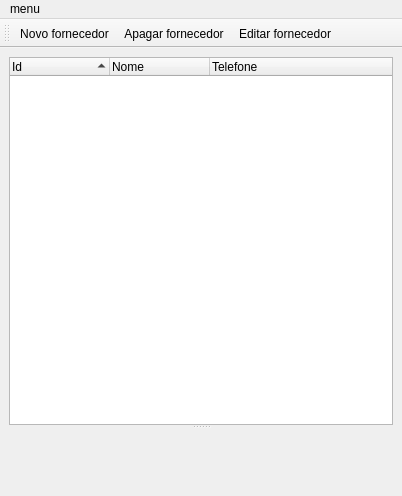
<?xml version="1.0" encoding="UTF-8"?>
<ui version="4.0">
 <class>MainWindow</class>
 <widget class="QMainWindow" name="MainWindow">
  <property name="geometry">
   <rect>
    <x>0</x>
    <y>0</y>
    <width>402</width>
    <height>496</height>
   </rect>
  </property>
  <property name="windowTitle">
   <string>PharmaCC</string>
  </property>
  <widget class="QWidget" name="centralwidget">
   <layout class="QVBoxLayout" name="verticalLayout">
    <item>
     <widget class="QSplitter" name="splitter">
      <property name="orientation">
       <enum>Qt::Vertical</enum>
      </property>
      <widget class="QTreeWidget" name="list">
       <property name="tabKeyNavigation">
        <bool>true</bool>
       </property>
       <property name="alternatingRowColors">
        <bool>true</bool>
       </property>
       <property name="itemsExpandable">
        <bool>false</bool>
       </property>
       <property name="sortingEnabled">
        <bool>true</bool>
       </property>
       <property name="expandsOnDoubleClick">
        <bool>false</bool>
       </property>
       <column>
        <property name="text">
         <string>Id</string>
        </property>
       </column>
       <column>
        <property name="text">
         <string>Nome</string>
        </property>
       </column>
       <column>
        <property name="text">
         <string>Telefone</string>
        </property>
       </column>
      </widget>
      <widget class="editor" name="editor" native="true"/>
     </widget>
    </item>
   </layout>
  </widget>
  <widget class="QMenuBar" name="menubar">
   <property name="geometry">
    <rect>
     <x>0</x>
     <y>0</y>
     <width>402</width>
     <height>25</height>
    </rect>
   </property>
   <widget class="QMenu" name="menuMenu">
    <property name="title">
     <string>menu</string>
    </property>
    <addaction name="actionNew_Provider"/>
    <addaction name="actionDelete_Provider"/>
    <addaction name="actionEdit_Provider"/>
   </widget>
   <addaction name="menuMenu"/>
  </widget>
  <widget class="QToolBar" name="toolBar">
   <property name="windowTitle">
    <string>toolBar</string>
   </property>
   <attribute name="toolBarArea">
    <enum>TopToolBarArea</enum>
   </attribute>
   <attribute name="toolBarBreak">
    <bool>false</bool>
   </attribute>
   <addaction name="actionNew_Provider"/>
   <addaction name="actionDelete_Provider"/>
   <addaction name="actionEdit_Provider"/>
  </widget>
  <action name="actionDelete_Provider">
   <property name="text">
    <string>Apagar fornecedor</string>
   </property>
   <property name="toolTip">
    <string>Apaga o fornecedor selecionado</string>
   </property>
   <property name="shortcut">
    <string>Del</string>
   </property>
  </action>
  <action name="actionNew_Provider">
   <property name="text">
    <string>Novo fornecedor</string>
   </property>
   <property name="toolTip">
    <string>Cadastrar novo fornecedor</string>
   </property>
   <property name="shortcut">
    <string>Ctrl+N</string>
   </property>
  </action>
  <action name="actionEdit_Provider">
   <property name="text">
    <string>Editar fornecedor</string>
   </property>
   <property name="toolTip">
    <string>Editar fornecedor selecionado</string>
   </property>
   <property name="shortcut">
    <string>Ctrl+E</string>
   </property>
  </action>
 </widget>
 <customwidgets>
  <customwidget>
   <class>editor</class>
   <extends>QWidget</extends>
   <header>editor</header>
   <container>1</container>
   <slots>
    <slot>edit()</slot>
   </slots>
  </customwidget>
 </customwidgets>
 <resources/>
 <connections>
  <connection>
   <sender>list</sender>
   <signal>itemSelectionChanged()</signal>
   <receiver>editor</receiver>
   <slot>hide()</slot>
   <hints>
    <hint type="sourcelabel">
     <x>200</x>
     <y>243</y>
    </hint>
    <hint type="destinationlabel">
     <x>200</x>
     <y>458</y>
    </hint>
   </hints>
  </connection>
  <connection>
   <sender>list</sender>
   <signal>itemDoubleClicked(QTreeWidgetItem*,int)</signal>
   <receiver>editor</receiver>
   <slot>edit()</slot>
   <hints>
    <hint type="sourcelabel">
     <x>200</x>
     <y>243</y>
    </hint>
    <hint type="destinationlabel">
     <x>200</x>
     <y>458</y>
    </hint>
   </hints>
  </connection>
 </connections>
</ui>
